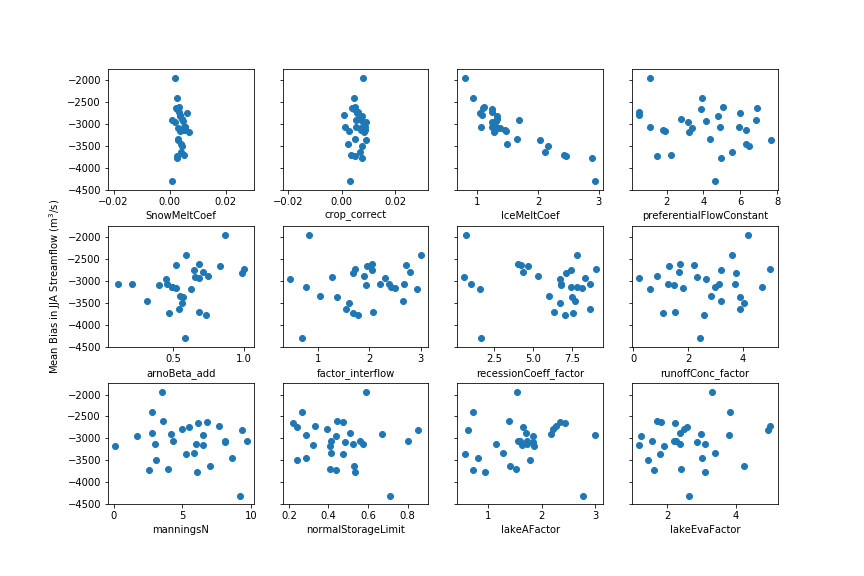

Write the Python code that produced this figure.
# -*- coding: utf-8 -*-
"""
Created on Mon Jun 18 13:54:07 2018

@author: wangy

Use the DEAP-calibration results to analyze the sensitivity of the streamflow
performance, measured by the mean bias in June, July, August.
"""
import random
from one_sim import one_sim
import os
import hydrostats as hs
import pandas as pd
import matplotlib.pyplot as plt


params = ['SnowMeltCoef', 'crop_correct', 'IceMeltCoef', \
          'preferentialFlowConstant', 'arnoBeta_add', 'factor_interflow', \
          'recessionCoeff_factor', 'runoffConc_factor', 'manningsN', \
          'normalStorageLimit', 'lakeAFactor', 'lakeEvaFactor']
fileslist = [('%02i' % xx) + '_' + ('%03i' % yy) for xx in range(1,31) \
             for yy in range(1,33)]
##fileslist = [('%02i_' % xx) + ('%03i' % yy) for xx in range(0,2) for yy in range(1,33)]
calibration_path = os.path.join('..', 'calibration', 'calibration_indus5min')
##calibration_path = os.path.join('..', 'calibration', 'calibration_indus5min_2018-06-18')


random.seed(1000)

files_look = random.sample(fileslist, 30)

params_val = pd.DataFrame(data = 0., index = params, columns = files_look)
metric = pd.DataFrame(data = 0., index = files_look, columns = ['Mean Bias'])
for ff in files_look:
    sim = one_sim(os.path.join(calibration_path, 'catchments', ff, \
                               'discharge_monthavg.tss'), \
                  os.path.join(calibration_path, 'observed_data', \
                               'besham_1995.csv'), 
                  os.path.join(calibration_path, 'catchments', ff, \
                               'settings5min-Run' + ff + '.ini'))
    sim.read(ref_date = '1989-12-31')
    sim.read_obs(realign = 'ME')

    ##def subset(df):
        ##return df.loc[(df.index.month >= 3) & (df.index.month <= 5), :]
    def subset(df):
        return df.loc[(df.index.month >= 6) & (df.index.month <= 8), :]

    metric.loc[ff, 'Mean Bias'] = sim.performance(hs.me, subset)

    run_params = pd.DataFrame.from_dict(sim.read_params(params), \
                                        orient='index', \
                                        columns = ['none'])['none']
    run_params.index = params
    run_params = run_params.astype(float)

    params_val.loc[run_params.index, ff] = run_params.values


fig, axes = plt.subplots(3, 4, sharex = False, sharey = True, \
                         figsize = [12, 8])
fig.subplots_adjust(hspace = 0.3)
axes = axes.flat
for ii in range(len(params)):
    axes[ii].scatter(params_val.iloc[ii, :], metric)
    axes[ii].set_xlabel(params[ii])
axes[4].set_ylabel('Mean Bias in JJA Streamflow (m$^3$/s)')
##axes[4].set_ylabel('Mean Bias in MAM Streamflow (m$^3$/s)')
# fig.savefig('plot_indus5min_sensitivity.png')